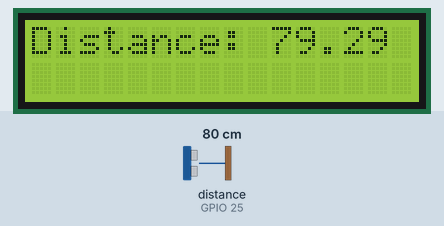
The sketch below on a simulated ESP32. Shown: 16×2 character LCD. Wiring (inferred from the names in the program): ultrasonic range finder: trigger GPIO 26; echo GPIO 25. Inputs (shaded band) come from the test bench; at power-on: distance to the obstacle (sensor on GPIO 25) 80 cm. The echo pulse lasts 58.3 µs per cm.

Above: at 1.2 s.
1.3 s: distance to the obstacle (sensor on GPIO 25) set to 2 cm
At 2.6 s:
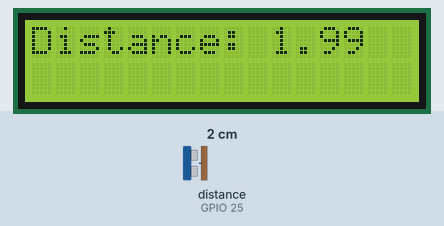
3.1 s: distance to the obstacle (sensor on GPIO 25) set to 4 cm
At 4.3 s:
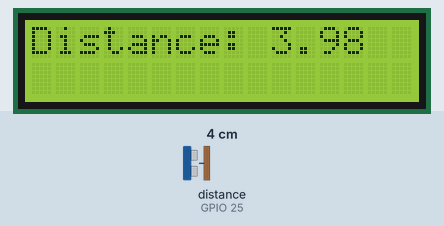
4.6 s: distance to the obstacle (sensor on GPIO 25) set to 9 cm
At 5.1 s:
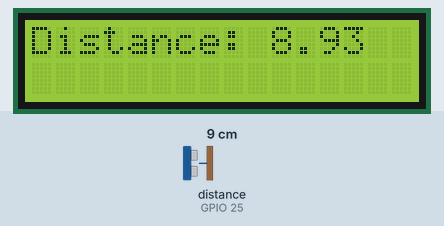
Timing chart, 0 to 7.6 s (numbered marks = the images above; inputs shaded):
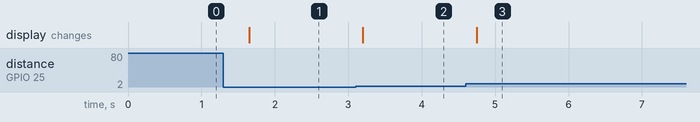

The sketch:

ULtrasonic_LCD.ino
```cpp
#include <LiquidCrystal_I2C.h>

LiquidCrystal_I2C lcd(0x27, 16, 2); // I2C address 0x3F, 16 column and 2 rows

#define TRIG_PIN 26 // ESP32 pin GPIO26 connected to Ultrasonic Sensor's TRIG pin
#define ECHO_PIN 25 // ESP32 pin GPIO25 connected to Ultrasonic Sensor's ECHO pin

float duration_us, distance_cm;

void setup() {
  lcd.init();               // initialize the lcd
  lcd.backlight();          // open the backlight
  pinMode(TRIG_PIN, OUTPUT); // config trigger pin to output mode
  pinMode(ECHO_PIN, INPUT);  // config echo pin to input mode
}

void loop() {
  // generate 10-microsecond pulse to TRIG pin
  digitalWrite(TRIG_PIN, HIGH);
  delayMicroseconds(10);
  digitalWrite(TRIG_PIN, LOW);

  // measure duration of pulse from ECHO pin
  duration_us = pulseIn(ECHO_PIN, HIGH);

  // calculate the distance
  distance_cm = 0.017 * duration_us;

  lcd.clear();
  lcd.setCursor(0, 0); // start to print at the first row
  lcd.print("Distance: ");
  lcd.print(distance_cm);

  delay(500);
}
```

Measured:
- after the input at 1.3 s, the display: changes after 0.35 s (image 1)
- after the input at 3.1 s, the display: changes after 0.10 s (image 2)
- after the input at 4.6 s, the display: changes after 0.15 s (image 3)
